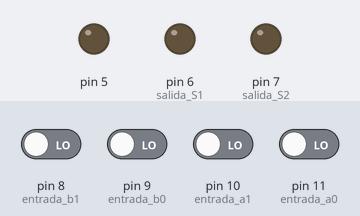
This sketch was run on a simulated Arduino Uno, built with avr-gcc and run on an emulated ATmega328P. Shown: output pins drawn as LEDs (lit = HIGH). Inputs (shaded band) come from the test bench; at power-on: pin 8 (entrada_b1), pin 9 (entrada_b0), pin 10 (entrada_a1), pin 11 (entrada_a0) LOW.

Above: at 1.2 s.
1.3 s: pin 8 (entrada_b1) driven HIGH
At 2.2 s:
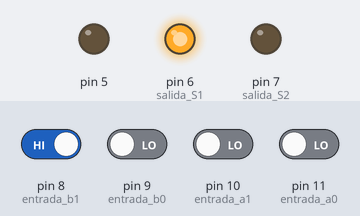
2.8 s: pin 9 (entrada_b0) driven HIGH
At 3.4 s:
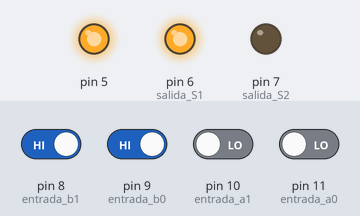
4.3 s: pin 10 (entrada_a1) driven HIGH
At 5.5 s:
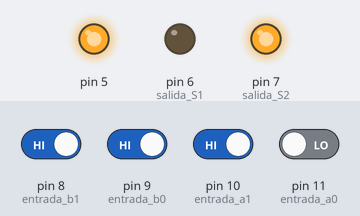
5.8 s: pin 11 (entrada_a0) driven HIGH
At 6.8 s:
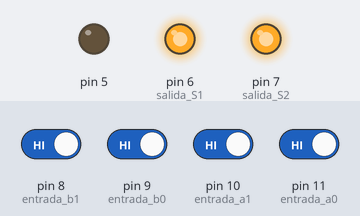
7.3 s: pin 8 (entrada_b1) driven LOW
At 8.0 s:
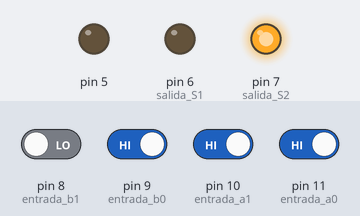
8.8 s: pin 9 (entrada_b0) driven LOW
At 9.1 s:
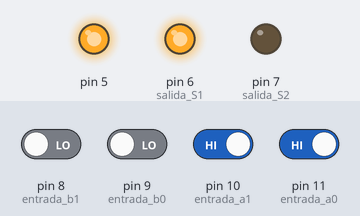
Timing chart, 0 to 11.3 s (numbered marks = the images above; inputs shaded):
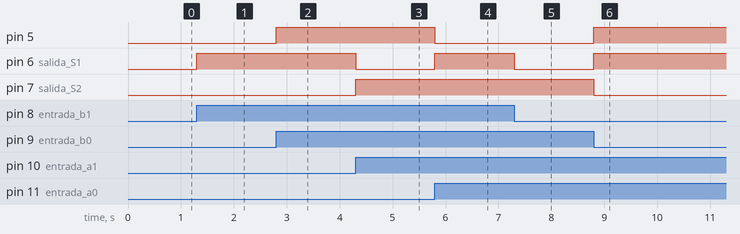

Measured:
- after the input at 1.3 s, pin 6 (salida_S1): LOW → HIGH at once
- after the input at 2.8 s, pin 5: LOW → HIGH at once
- after the input at 4.3 s, pin 6 (salida_S1): HIGH → LOW at once; pin 7 (salida_S2): LOW → HIGH at once
- after the input at 5.8 s, pin 5: HIGH → LOW at once; pin 6 (salida_S1): LOW → HIGH at once
- after the input at 7.3 s, pin 6 (salida_S1): HIGH → LOW at once
- after the input at 8.8 s, pin 5, pin 6 (salida_S1): LOW → HIGH at once; pin 7 (salida_S2): HIGH → LOW at once

The sketch:

sumador2bitsparaleloparalelo.ino
```cpp
//Autor:Dario Jorge Iglesias
boolean b1,b0,a1,a0,S2,S1,S0;
void setup() {
 pinMode(8,INPUT);  //entrada b1
 pinMode(9,INPUT);  //entrada b0
 pinMode(10,INPUT); //entrada a1
 pinMode(11,INPUT); //entrada a0
 pinMode(7,OUTPUT); //salida S2
 pinMode(6,OUTPUT); //salida S1
 pinMode(5,OUTPUT);}//salida S0
void loop(){
 b1=digitalRead(8);
 b0=digitalRead(9);
 a1=digitalRead(10);
 a0=digitalRead(11);
 S2=(b0&a1&a0)|(b1&a1)|(b1&b0&a0);
 digitalWrite(7,S2);
 S1=(!b1&!b0&a1)|(!b1&a1&!a0)|(!b1&b0&!a1&a0)|
 (b1&b0&b1&a0)|(b1&!a1&!a0)|(b1&!b0&!a1);
 digitalWrite(6,S1);
 S0=a0^b0;
 digitalWrite(5,S0);
 }
```
